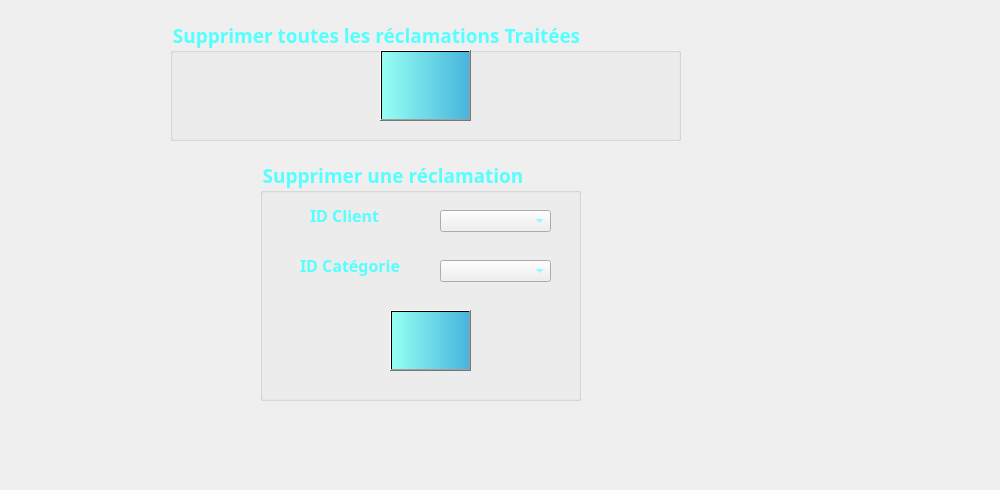
     <widget class="QWidget" name="tab_reclamation_7">
      <attribute name="title">
       <string>Supprimer</string>
      </attribute>
      <widget class="QLabel" name="label_reclamation_35">
       <property name="geometry">
        <rect>
         <x>-50</x>
         <y>-40</y>
         <width>991</width>
         <height>481</height>
        </rect>
       </property>
       <property name="text">
        <string/>
       </property>
       <property name="pixmap">
        <pixmap>../../../../../../../../../../i/154381946_1831634480335042_4446684979299693543_n.jpg</pixmap>
       </property>
      </widget>
      <widget class="QGroupBox" name="groupBox_reclamation_3">
       <property name="geometry">
        <rect>
         <x>260</x>
         <y>160</y>
         <width>321</width>
         <height>241</height>
        </rect>
       </property>
       <property name="font">
        <font>
         <family>Lucida Calligraphy</family>
         <pointsize>14</pointsize>
         <weight>75</weight>
         <bold>true</bold>
        </font>
       </property>
       <property name="layoutDirection">
        <enum>Qt::LeftToRight</enum>
       </property>
       <property name="styleSheet">
        <string notr="true">color: rgb(255, 80, 97);
color: rgb(0, 255, 255);
color: rgb(85, 255, 255);
</string>
       </property>
       <property name="title">
        <string>Supprimer une réclamation</string>
       </property>
       <widget class="QLabel" name="label_reclamation_29">
        <property name="geometry">
         <rect>
          <x>168</x>
          <y>318</y>
          <width>2101</width>
          <height>2211</height>
         </rect>
        </property>
        <property name="text">
         <string/>
        </property>
        <property name="pixmap">
         <pixmap>macaron.jpg</pixmap>
        </property>
       </widget>
       <widget class="QLabel" name="label_reclamation_30">
        <property name="geometry">
         <rect>
          <x>50</x>
          <y>40</y>
          <width>171</width>
          <height>31</height>
         </rect>
        </property>
        <property name="font">
         <font>
          <family>Lucida Calligraphy</family>
          <pointsize>12</pointsize>
          <weight>75</weight>
          <bold>true</bold>
         </font>
        </property>
        <property name="text">
         <string>ID Client</string>
        </property>
       </widget>
       <widget class="QPushButton" name="pushButton_3">
        <property name="geometry">
         <rect>
          <x>130</x>
          <y>150</y>
          <width>81</width>
          <height>61</height>
         </rect>
        </property>
        <property name="font">
         <font>
          <family>Lucida Calligraphy</family>
          <pointsize>11</pointsize>
          <weight>75</weight>
          <bold>true</bold>
         </font>
        </property>
        <property name="styleSheet">
         <string notr="true">background-color: qlineargradient(spread:pad, x1:0, y1:0, x2:1, y2:0, stop:0 rgba(150, 255, 242, 255), stop:1 rgba(71, 181, 222, 255));</string>
        </property>
        <property name="text">
         <string/>
        </property>
        <property name="icon">
         <iconset>
          <normaloff>../../../../../../../../../../i/poubelle.png</normaloff>../../../../../../../../../../i/poubelle.png</iconset>
        </property>
        <property name="iconSize">
         <size>
          <width>150</width>
          <height>150</height>
         </size>
        </property>
       </widget>
       <widget class="QLabel" name="label_reclamation_31">
        <property name="geometry">
         <rect>
          <x>40</x>
          <y>90</y>
          <width>171</width>
          <height>31</height>
         </rect>
        </property>
        <property name="font">
         <font>
          <family>Lucida Calligraphy</family>
          <pointsize>12</pointsize>
          <weight>75</weight>
          <bold>true</bold>
         </font>
        </property>
        <property name="text">
         <string>ID Catégorie</string>
        </property>
       </widget>
       <widget class="QComboBox" name="comboBox_reclamation_5">
        <property name="geometry">
         <rect>
          <x>180</x>
          <y>100</y>
          <width>111</width>
          <height>22</height>
         </rect>
        </property>
       </widget>
       <widget class="QComboBox" name="comboBox_reclamation_6">
        <property name="geometry">
         <rect>
          <x>180</x>
          <y>50</y>
          <width>111</width>
          <height>22</height>
         </rect>
        </property>
       </widget>
      </widget>
      <widget class="QGroupBox" name="groupBox_reclamation_4">
       <property name="geometry">
        <rect>
         <x>170</x>
         <y>20</y>
         <width>511</width>
         <height>121</height>
        </rect>
       </property>
       <property name="font">
        <font>
         <family>Lucida Calligraphy</family>
         <pointsize>14</pointsize>
         <weight>75</weight>
         <bold>true</bold>
        </font>
       </property>
       <property name="layoutDirection">
        <enum>Qt::LeftToRight</enum>
       </property>
       <property name="styleSheet">
        <string notr="true">color: rgb(255, 80, 97);
color: rgb(0, 255, 255);
color: rgb(85, 255, 255);
</string>
       </property>
       <property name="title">
        <string>Supprimer toutes les réclamations Traitées</string>
       </property>
       <widget class="QLabel" name="label_reclamation_32">
        <property name="geometry">
         <rect>
          <x>168</x>
          <y>318</y>
          <width>2101</width>
          <height>2211</height>
         </rect>
        </property>
        <property name="text">
         <string/>
        </property>
        <property name="pixmap">
         <pixmap>macaron.jpg</pixmap>
        </property>
       </widget>
       <widget class="QPushButton" name="pushButton_4">
        <property name="geometry">
         <rect>
          <x>210</x>
          <y>30</y>
          <width>91</width>
          <height>71</height>
         </rect>
        </property>
        <property name="font">
         <font>
          <family>Lucida Calligraphy</family>
          <pointsize>11</pointsize>
          <weight>75</weight>
          <bold>true</bold>
         </font>
        </property>
        <property name="styleSheet">
         <string notr="true">background-color: qlineargradient(spread:pad, x1:0, y1:0, x2:1, y2:0, stop:0 rgba(150, 255, 242, 255), stop:1 rgba(71, 181, 222, 255));</string>
        </property>
        <property name="text">
         <string/>
        </property>
        <property name="icon">
         <iconset>
          <normaloff>../../../../../../../../../../i/poubelle.png</normaloff>../../../../../../../../../../i/poubelle.png</iconset>
        </property>
        <property name="iconSize">
         <size>
          <width>150</width>
          <height>150</height>
         </size>
        </property>
       </widget>
      </widget>
     </widget>
